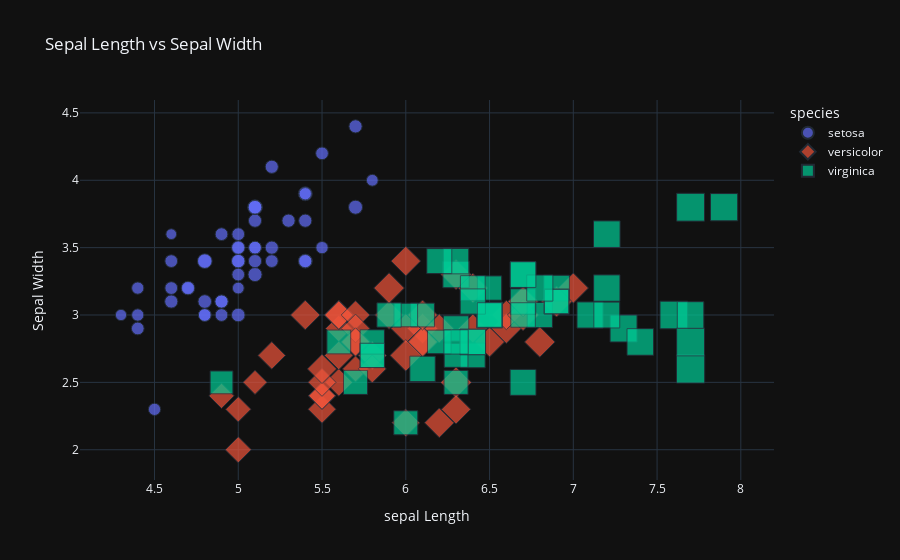

The cell this chart's notebook holds for it:
### Code cell
import pandas as pd
import seaborn as sns
import plotly.express as px
df = sns.load_dataset('iris')
#df.head()

fig = px.scatter(df, x='sepal_length', y = 'sepal_width', color='species',
title='Sepal Length vs Sepal Width', labels={'sepal_length':'sepal Length', 'sepal_width':'Sepal Width'},
symbol='species', template='plotly_dark',size='petal_length',)
fig.show()

### Figure 1 — Plotly figure (JSON) as saved in the notebook; plotly's stock layout.template omitted (floating-point values rounded to 4 significant figures)
{"data": [{"hovertemplate": "species=setosa<br>sepal Length=%{x}<br>Sepal Width=%{y}<br>petal_length=%{marker.size}<extra></extra>", "legendgroup": "setosa", "marker": {"color": "#636efa", "size": [1.4, 1.4, 1.3, 1.5, 1.4, 1.7, 1.4, 1.5, 1.4, 1.5, 1.5, 1.6, 1.4, 1.1, 1.2, 1.5, 1.3, 1.4, 1.7, 1.5, 1.7, 1.5, 1.0, 1.7, 1.9, 1.6, 1.6, 1.5, 1.4, 1.6, 1.6, 1.5, 1.5, 1.4, 1.5, 1.2, 1.3, 1.4, 1.3, 1.5, 1.3, 1.3, 1.3, 1.6, 1.9, 1.4, 1.6, 1.4, 1.5, 1.4], "sizemode": "area", "sizeref": 0.01725, "symbol": "circle"}, "mode": "markers", "name": "setosa", "orientation": "v", "showlegend": true, "type": "scatter", "x": [5.1, 4.9, 4.7, 4.6, 5.0, 5.4, 4.6, 5.0, 4.4, 4.9, 5.4, 4.8, 4.8, 4.3, 5.8, 5.7, 5.4, 5.1, 5.7, 5.1, 5.4, 5.1, 4.6, 5.1, 4.8, 5.0, 5.0, 5.2, 5.2, 4.7, 4.8, 5.4, 5.2, 5.5, 4.9, 5.0, 5.5, 4.9, 4.4, 5.1, 5.0, 4.5, 4.4, 5.0, 5.1, 4.8, 5.1, 4.6, 5.3, 5.0], "xaxis": "x", "y": [3.5, 3.0, 3.2, 3.1, 3.6, 3.9, 3.4, 3.4, 2.9, 3.1, 3.7, 3.4, 3.0, 3.0, 4.0, 4.4, 3.9, 3.5, 3.8, 3.8, 3.4, 3.7, 3.6, 3.3, 3.4, 3.0, 3.4, 3.5, 3.4, 3.2, 3.1, 3.4, 4.1, 4.2, 3.1, 3.2, 3.5, 3.6, 3.0, 3.4, 3.5, 2.3, 3.2, 3.5, 3.8, 3.0, 3.8, 3.2, 3.7, 3.3], "yaxis": "y"}, {"hovertemplate": "species=versicolor<br>sepal Length=%{x}<br>Sepal Width=%{y}<br>petal_length=%{marker.size}<extra></extra>", "legendgroup": "versicolor", "marker": {"color": "#EF553B", "size": [4.7, 4.5, 4.9, 4.0, 4.6, 4.5, 4.7, 3.3, 4.6, 3.9, 3.5, 4.2, 4.0, 4.7, 3.6, 4.4, 4.5, 4.1, 4.5, 3.9, 4.8, 4.0, 4.9, 4.7, 4.3, 4.4, 4.8, 5.0, 4.5, 3.5, 3.8, 3.7, 3.9, 5.1, 4.5, 4.5, 4.7, 4.4, 4.1, 4.0, 4.4, 4.6, 4.0, 3.3, 4.2, 4.2, 4.2, 4.3, 3.0, 4.1], "sizemode": "area", "sizeref": 0.01725, "symbol": "diamond"}, "mode": "markers", "name": "versicolor", "orientation": "v", "showlegend": true, "type": "scatter", "x": [7.0, 6.4, 6.9, 5.5, 6.5, 5.7, 6.3, 4.9, 6.6, 5.2, 5.0, 5.9, 6.0, 6.1, 5.6, 6.7, 5.6, 5.8, 6.2, 5.6, 5.9, 6.1, 6.3, 6.1, 6.4, 6.6, 6.8, 6.7, 6.0, 5.7, 5.5, 5.5, 5.8, 6.0, 5.4, 6.0, 6.7, 6.3, 5.6, 5.5, 5.5, 6.1, 5.8, 5.0, 5.6, 5.7, 5.7, 6.2, 5.1, 5.7], "xaxis": "x", "y": [3.2, 3.2, 3.1, 2.3, 2.8, 2.8, 3.3, 2.4, 2.9, 2.7, 2.0, 3.0, 2.2, 2.9, 2.9, 3.1, 3.0, 2.7, 2.2, 2.5, 3.2, 2.8, 2.5, 2.8, 2.9, 3.0, 2.8, 3.0, 2.9, 2.6, 2.4, 2.4, 2.7, 2.7, 3.0, 3.4, 3.1, 2.3, 3.0, 2.5, 2.6, 3.0, 2.6, 2.3, 2.7, 3.0, 2.9, 2.9, 2.5, 2.8], "yaxis": "y"}, {"hovertemplate": "species=virginica<br>sepal Length=%{x}<br>Sepal Width=%{y}<br>petal_length=%{marker.size}<extra></extra>", "legendgroup": "virginica", "marker": {"color": "#00cc96", "size": [6.0, 5.1, 5.9, 5.6, 5.8, 6.6, 4.5, 6.3, 5.8, 6.1, 5.1, 5.3, 5.5, 5.0, 5.1, 5.3, 5.5, 6.7, 6.9, 5.0, 5.7, 4.9, 6.7, 4.9, 5.7, 6.0, 4.8, 4.9, 5.6, 5.8, 6.1, 6.4, 5.6, 5.1, 5.6, 6.1, 5.6, 5.5, 4.8, 5.4, 5.6, 5.1, 5.1, 5.9, 5.7, 5.2, 5.0, 5.2, 5.4, 5.1], "sizemode": "area", "sizeref": 0.01725, "symbol": "square"}, "mode": "markers", "name": "virginica", "orientation": "v", "showlegend": true, "type": "scatter", "x": [6.3, 5.8, 7.1, 6.3, 6.5, 7.6, 4.9, 7.3, 6.7, 7.2, 6.5, 6.4, 6.8, 5.7, 5.8, 6.4, 6.5, 7.7, 7.7, 6.0, 6.9, 5.6, 7.7, 6.3, 6.7, 7.2, 6.2, 6.1, 6.4, 7.2, 7.4, 7.9, 6.4, 6.3, 6.1, 7.7, 6.3, 6.4, 6.0, 6.9, 6.7, 6.9, 5.8, 6.8, 6.7, 6.7, 6.3, 6.5, 6.2, 5.9], "xaxis": "x", "y": [3.3, 2.7, 3.0, 2.9, 3.0, 3.0, 2.5, 2.9, 2.5, 3.6, 3.2, 2.7, 3.0, 2.5, 2.8, 3.2, 3.0, 3.8, 2.6, 2.2, 3.2, 2.8, 2.8, 2.7, 3.3, 3.2, 2.8, 3.0, 2.8, 3.0, 2.8, 3.8, 2.8, 2.8, 2.6, 3.0, 3.4, 3.1, 3.0, 3.1, 3.1, 3.1, 2.7, 3.2, 3.3, 3.0, 2.5, 3.0, 3.4, 3.0], "yaxis": "y"}], "layout": {"legend": {"itemsizing": "constant", "title": {"text": "species"}, "tracegroupgap": 0}, "title": {"text": "Sepal Length vs Sepal Width"}, "xaxis": {"anchor": "y", "domain": [0, 1], "title": {"text": "sepal Length"}}, "yaxis": {"anchor": "x", "domain": [0, 1], "title": {"text": "Sepal Width"}}}}
